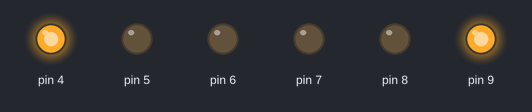
Recording of a sketch running on a simulated Arduino Uno, built with avr-gcc and run on an emulated ATmega328P. On the bench: output pins drawn as LEDs (lit = HIGH).

Above: at 0.1 s.
At 1.3 s:
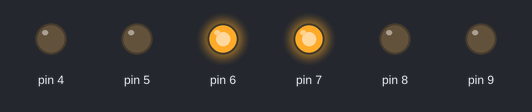
At 2.7 s:
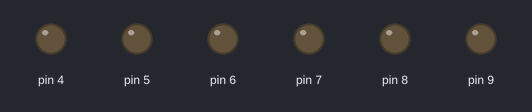
At 5.3 s:
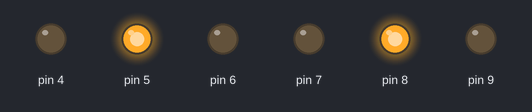
Timing chart, 0 to 5.6 s (numbered marks = the images above):
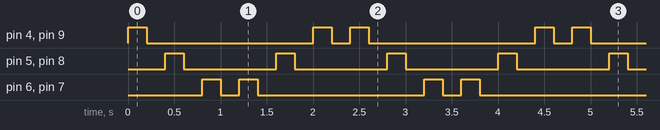

The sketch:

Secuencia_6LEDS.ino
```cpp
//Usaremos, 6 bombillos LED de a dos por color, 6 resistencias de 220 Ohms, protoboard, arduino UNO y cables puente.

void setup() {
  int Led = 0;
  for (int Led = 4; Led < 10; Led++)
    pinMode(Led, OUTPUT);
}

void loop() {
  //Bloque 1

    int paso = 2;
  for(int Led = 4; Led < 7; Led++){
    digitalWrite(Led, HIGH);
    digitalWrite(Led + 2 * paso + 1, HIGH);
    delay(200);
    digitalWrite(Led, LOW);
    digitalWrite(Led + 2 * paso + 1, LOW);
    delay(200);
    paso--;
  }

  //Bloque2

  paso=0;
  for(int Led=6; Led>3; Led--){
    digitalWrite(Led, HIGH);
    digitalWrite(Led + 2 * paso + 1, HIGH);
    delay(200);
    digitalWrite(Led, LOW);
    digitalWrite(Led + 2 * paso + 1, LOW);
    delay(200);
    paso++;
  }

}
```

Measured:
- by itself, pin 4, pin 9: repeats every 2.4 s: LOW 1.8 s, HIGH 0.20 s, LOW 0.20 s, HIGH 0.20 s
- by itself, pin 5, pin 8: alternates HIGH for 0.20 s and LOW for 1.0 s
- by itself, pin 6, pin 7: repeats every 2.4 s: LOW 0.20 s, HIGH 0.20 s, LOW 1.8 s, HIGH 0.20 s
